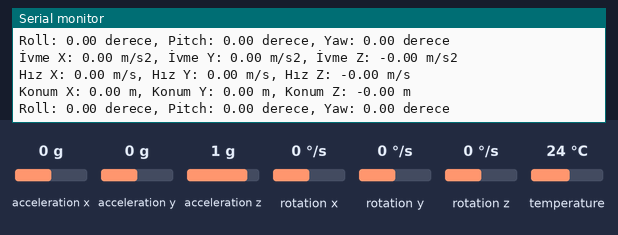
The sketch below on a simulated Arduino Uno, built with avr-gcc and run on an emulated ATmega328P. Parts: the last lines printed to the serial monitor. The test bench sets the inputs (shaded band); at power-on: acceleration x 0 g, acceleration y 0 g, acceleration z 1 g, rotation x 0 °/s, rotation y 0 °/s, rotation z 0 °/s, temperature 24 °C.

Above: at 1.4 s.
1.5 s: acceleration x set to -1.4 g
At 1.84 s:
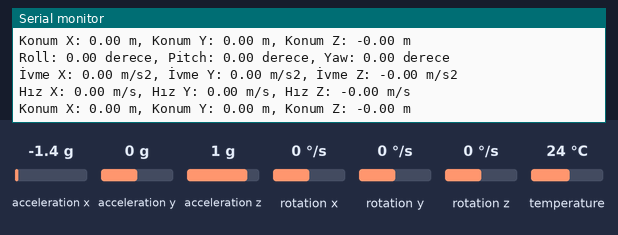
4.9 s: acceleration y set to -1.4 g
At 5.21 s:
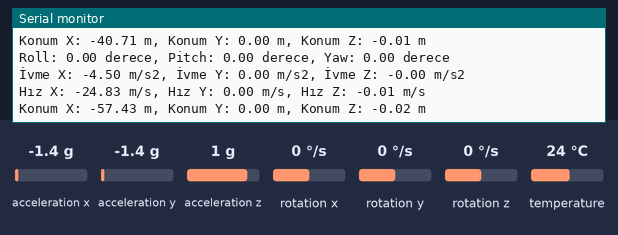
8.3 s: acceleration z set to -1.4 g
At 8.61 s:
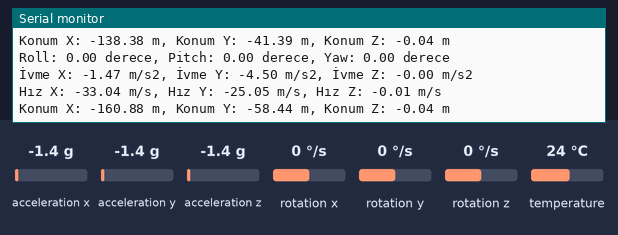
11.7 s: rotation x set to -192 °/s
At 12.03 s:
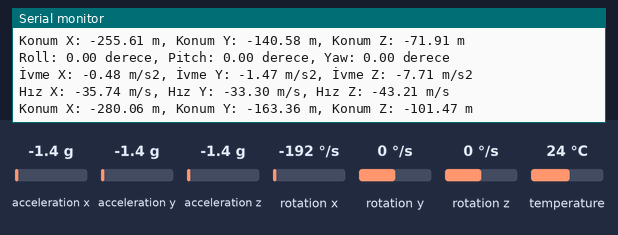
15.1 s: rotation y set to -192 °/s
At 15.47 s:
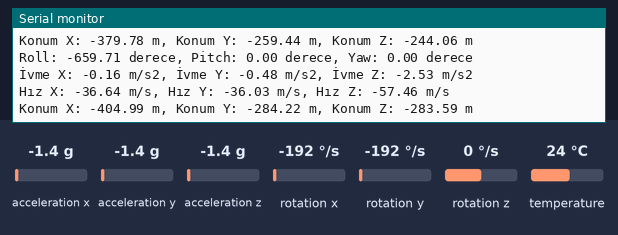
18.5 s: rotation z set to -192 °/s
At 18.93 s:
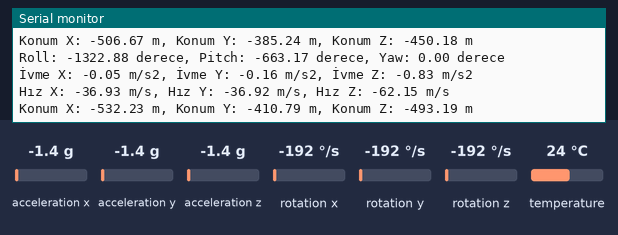
Timing chart, 0 to 21.5 s (numbered marks = the images above; inputs shaded):
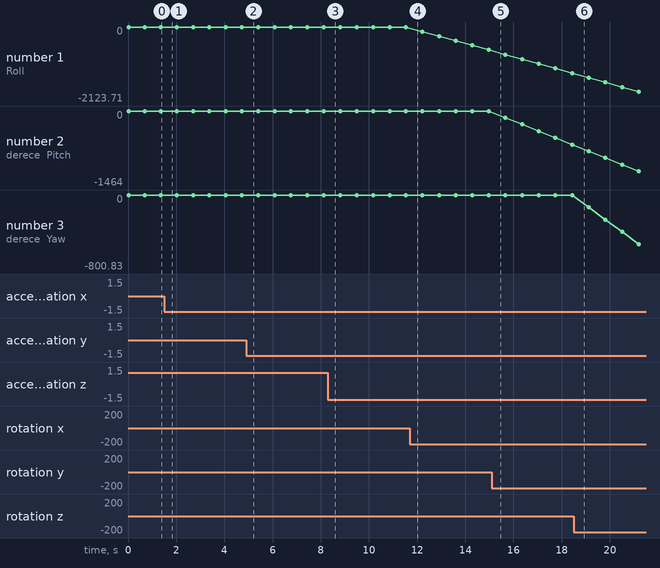

Measured:
- plotted number 1: 0 → -659.71 after the input at 11.7 s, -659.71 → -1322.88 after the input at 15.1 s, -1322.88 → -2123.71 after the input at 18.5 s
- plotted number 2: 0 → -663.17 after the input at 15.1 s, -663.17 → -1464 after the input at 18.5 s
- plotted number 3: 0 → -800.83 after the input at 18.5 s

The sketch:

gyro_yeni.ino
```cpp
#include <Adafruit_MPU6050.h>
#include <Adafruit_Sensor.h>
#include <Wire.h>

Adafruit_MPU6050 mpu;

float roll = 0.0, pitch = 0.0, yaw = 0.0;
float velocityX = 0.0, velocityY = 0.0, velocityZ = 0.0;
float positionX = 0.0, positionY = 0.0, positionZ = 0.0;
float gravityX = 0.0, gravityY = 0.0, gravityZ = 9.81;
float accelX, accelY, accelZ;
float alpha = 0.8; // Filtreleme katsayısı
unsigned long lastTime = 0;

void setup() {
  Serial.begin(9600);

  // MPU6050'i başlat
  if (!mpu.begin()) {
    Serial.println("MPU6050 başlatılamadı!");
    while (1) {
      delay(10);
    }
  }

  Serial.println("MPU6050 Başlatıldı!");

  lastTime = millis(); // İlk zaman damgasını al
}

void loop() {
  sensors_event_t a, g, temp;
  mpu.getEvent(&a, &g, &temp);

  // Zaman farkını hesapla
  unsigned long currentTime = millis();
  float deltaTime = (currentTime - lastTime) / 1000.0; // milisaniyeyi saniyeye çevir
  lastTime = currentTime;

  // Jiroskop verilerinden açısal hızları (rad/s) alın
  float gyroX = g.gyro.x;
  float gyroY = g.gyro.y;
  float gyroZ = g.gyro.z;

  // Yerçekimi bileşenlerini filtrele
  gravityX = alpha * gravityX + (1 - alpha) * a.acceleration.x;
  gravityY = alpha * gravityY + (1 - alpha) * a.acceleration.y;
  gravityZ = alpha * gravityZ + (1 - alpha) * a.acceleration.z;

  // Yerçekiminden arındırılmış ivme hesapla
  accelX = a.acceleration.x - gravityX;
  accelY = a.acceleration.y - gravityY;
  accelZ = a.acceleration.z - gravityZ;

  // İvmeden hızı hesapla (integrasyon)
  velocityX += accelX * deltaTime;
  velocityY += accelY * deltaTime;
  velocityZ += accelZ * deltaTime;


  positionX += velocityX * deltaTime;
  positionY += velocityY * deltaTime;
  positionZ += velocityZ * deltaTime;

  // Jiroskop verilerini dereceye çevir ve deltaTime ile çarparak açıları güncelle
  roll += gyroX * 180.0 / M_PI * deltaTime;
  pitch += gyroY * 180.0 / M_PI * deltaTime;
  yaw += gyroZ * 180.0 / M_PI * deltaTime;

  // Sonuçları seri monitörde yazdırma
  Serial.print("Roll: ");
  Serial.print(roll);
  Serial.print(" derece, ");
  Serial.print("Pitch: ");
  Serial.print(pitch);
  Serial.print(" derece, ");
  Serial.print("Yaw: ");
  Serial.print(yaw);
  Serial.println(" derece");

  // Sonuçları yazdır
   Serial.print("İvme X: "); Serial.print(accelX); Serial.print(" m/s2, ");
  Serial.print("İvme Y: "); Serial.print(accelY); Serial.print(" m/s2, ");
  Serial.print("İvme Z: "); Serial.print(accelZ); Serial.println(" m/s2");

  Serial.print("Hız X: "); Serial.print(velocityX); Serial.print(" m/s, ");
  Serial.print("Hız Y: "); Serial.print(velocityY); Serial.print(" m/s, ");
  Serial.print("Hız Z: "); Serial.print(velocityZ); Serial.println(" m/s");

   Serial.print("Konum X: "); Serial.print(positionX); Serial.print(" m, ");
  Serial.print("Konum Y: "); Serial.print(positionY); Serial.print(" m, ");
  Serial.print("Konum Z: "); Serial.print(positionZ); Serial.println(" m");

  delay(500); // Kısa bir gecikme
}
```
